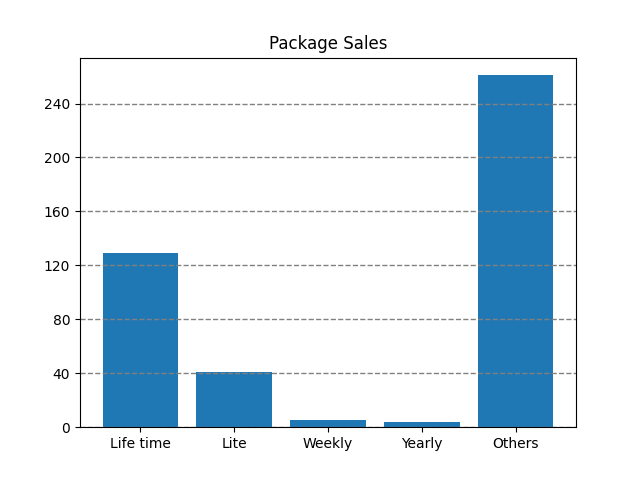

The script that drew this image:
#2

from matplotlib import pyplot as plt
import numpy as np
import csv

packets={}

with open ('premium_logs.csv', 'r') as f:
    reader=csv.reader(f)
    
    for line in reader:
        option_id=line[2]
        if option_id!='pricing_option_id' and option_id not in packets:
            packets[option_id]=1
        elif option_id in packets:
            packets[option_id]+=1



plt.title('Package Sales')
packages=['Life time', 'Lite', 'Weekly', 'Yearly', 'Others']
how_many=[packets['life_time'], packets['lite'], packets['weekly'], packets['yearly'], packets['--']]
plt.grid(color='grey', linestyle='--', linewidth=1, axis='y')

plt.bar(packages, how_many)
plt.yticks(np.arange(0, max(how_many)+10 ,40))
plt.show()
